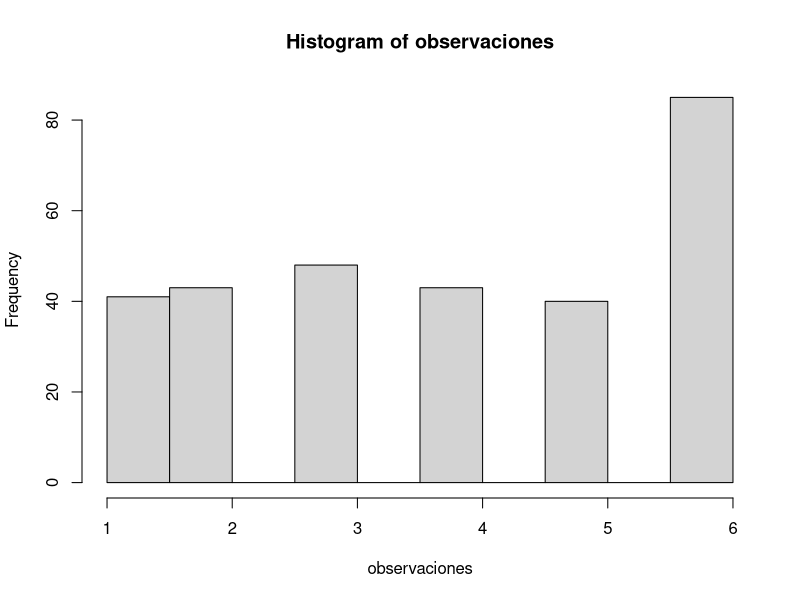

Write the R code that produced this figure.
## ---- chunk 1
knitr::opts_chunk$set(echo = TRUE)
## ---- chunk 2
# Representaremos el dado insesgado como I y el dado trucado como S
s <- c("I", "S")

# Definimos la matriz de transiciones A, representando las probabilidades de que el casino cambie de dado
# A es de tamaño 2 x 2
A <- t(matrix(data = log(c(0.95, 0.05, 0.1, 0.9)), nrow = 2, ncol = 2, dimnames = list(c("I", "S"), c("I", "S"))))

# Definimos la matriz de emisiones B, indicando las probabilidades de sacar cada cara de cada dado
# B es de tamaño 6 x 2
B <- matrix(data = log(c(rep(1/6, 6), c(rep(1/10, 5), 1/2))), nrow = 6, ncol = 2, dimnames = list(seq(1,6), c("I", "S")))

# Definimos el prior sobre el primer estado.
pi <- matrix(data = log(c(0.5, 0.5)), nrow = 2, ncol = 1, dimnames = list(c("I", "S"), ""))

# Observamos 300 tiradas de dados
observaciones<-c(6,6,4,1,5,3,2,1,6,1,6,2,1,1,5,2,3,4,6,5,3,2,1,4,3,5,6,6,3,4,2,6,1,6,5,5,2,3,4,2,3,2,3,1,5,1,4,2,4,         6,4,1,5,6,6,6,3,2,4,6,2,6,6,5,6,5,6,3,6,5,6,4,6,6,3,1,5,6,3,4,6,3,6,4,5,6,5,1,4,3,1,3,2,6,1,6,3,3,1,2,3,6,1,6,6,5,4,3,6,1,1,5,1,3,3,3,2,1,2,6,6,6,5,2,6,5,6,1,5,2,2,4,2,4,4,3,4,2,5,3,3,5,6,1,2,3,5,6,6,6,3,6,3,2,6,3,6,1,6,6,2,3,3,5,3,2,3,2,6,2,4,6,4,6,6,5,5,6,6,3,1,2,1,3,1,4,3,6,6,4,2,4,6,3,4,2,3,3,2,4,2,3,4,5,3,6,6,1,2,3,2,4,6,6,4,5,2,3,5,6,4,2,1,5,1,4,6,6,1,5,1,4,6,2,2,1,4,5,5,6,1,4,4,4,6,1,5,5,4,3,5,1,3,4,5,1,2,3,6,6,6,2,6,6,4,6,4,6,5,6,6,1,2,4,6,4,2,6,5,6,2,6,5,1,5,2,1,1,1,6,6,6,6,6,4,6,3,3,4,6)

## ---- chunk 3
hist(observaciones)
## ---- chunk 4
V <- matrix( nrow = length(observaciones), ncol = 2)
Ptr <- matrix( nrow = length(observaciones), ncol = 2)


# Caso inicial
V[1, ] <- B[observaciones[1],] + pi
Ptr[1,] = c(1, 2)

for (t in 2:length(observaciones)) {
  
  # Caso recursivo
  V[t, ] <- apply(B[observaciones[t], ] + A[,] + V[t-1,], 2, max)
  Ptr[t, ] <- apply(B[observaciones[t], ] + A[,] + V[t-1,], 2, which.max)
}
## ---- chunk 5
print(exp(max(V[length(observaciones),])))
print(s[which.max(V[length(observaciones),])])
## ---- chunk 6
z_max <- rep(0, length(observaciones))
z_max[length(observaciones)] <- which.max(V[length(observaciones), ])
for (t in (length(observaciones)-1):1) {
  z_max[t] <- Ptr[t, z_max[t+1]]
}

viterbi.path <- s[z_max]
## ---- chunk 7
real.path<-c("S","S","S","S","S","S","S","S","S","S","S","S","S","S","I","I","I","I","I","I","S","S","S","S","S","S","S","S","S","S","S","S","S","S","I","I","I","I","I","I","I","I","I","I","I","I","I","I","I","I","I","I","S","S","S","S","S","S","S","S","S","S","S","S","S","S","S","I","I","I","S","S","S","S","S","I","I","I","I","I","I","I","I","I","I","I","I","I","I","I","I","I","I","I","I","I","I","I","I","I","I","I","I","S","S","S","S","S","S","S","S","S","S","S","S","S","S","S","S","S","S","S","S","S","S","S","I","I","I","I","I","I","I","I","I","I","I","I","I","I","I","I","I","I","I","I","I","I","I","S","S","S","S","S","S","S","S","S","S","I","I","I","I","I","S","S","I","I","I","I","I","I","I","I","I","I","I","I","I","I","I","I","I","I","I","I","I","I","I","I","I","I","I","I","I","I","I","I","I","I","I","I","I","I","I","I","I","I","I","I","S","S","S","S","I","I","I","I","I","I","I","I","I","I","I","S","S","S","S","S","S","S","S","I","I","I","I","I","I","I","I","I","I","I","I","I","I","I","I","I","I","I","I","I","I","I","I","I","S","S","S","S","I","I","I","I","I","I","I","I","S","S","S","S","S","S","S","S","S","S","S","S","S","I","I","I","S","S","S","S","S","S","S","S","S","S","I","I","S","S")
## ---- chunk 8
viterbi.table <- table(viterbi.path == real.path)
cat(paste(round(viterbi.table["TRUE"] / sum(viterbi.table) * 100, 2), "% accuracy\n", sep = ""))
